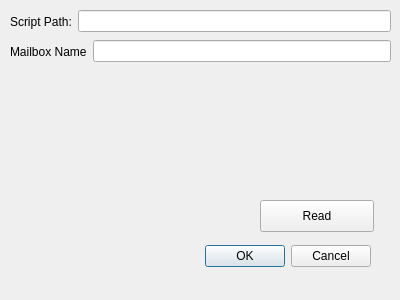
<?xml version="1.0" encoding="UTF-8"?>
<ui version="4.0">
 <class>PreferenceWindow</class>
 <widget class="QDialog" name="PreferenceWindow">
  <property name="geometry">
   <rect>
    <x>0</x>
    <y>0</y>
    <width>400</width>
    <height>300</height>
   </rect>
  </property>
  <property name="windowTitle">
   <string>Dialog</string>
  </property>
  <widget class="QDialogButtonBox" name="buttonBox">
   <property name="geometry">
    <rect>
     <x>30</x>
     <y>240</y>
     <width>341</width>
     <height>32</height>
    </rect>
   </property>
   <property name="orientation">
    <enum>Qt::Horizontal</enum>
   </property>
   <property name="standardButtons">
    <set>QDialogButtonBox::Cancel|QDialogButtonBox::Ok</set>
   </property>
  </widget>
  <widget class="QWidget" name="layoutWidget">
   <property name="geometry">
    <rect>
     <x>10</x>
     <y>10</y>
     <width>381</width>
     <height>23</height>
    </rect>
   </property>
   <layout class="QHBoxLayout" name="scriptPathLayout">
    <item>
     <widget class="QLabel" name="scriptPathLabel">
      <property name="text">
       <string>Script Path:</string>
      </property>
     </widget>
    </item>
    <item>
     <widget class="QLineEdit" name="scriptPathEdit"/>
    </item>
   </layout>
  </widget>
  <widget class="QWidget" name="layoutWidget_2">
   <property name="geometry">
    <rect>
     <x>10</x>
     <y>40</y>
     <width>381</width>
     <height>23</height>
    </rect>
   </property>
   <layout class="QHBoxLayout" name="mailBoxNameLayout">
    <item>
     <widget class="QLabel" name="mailboxLabel">
      <property name="text">
       <string>Mailbox Name</string>
      </property>
     </widget>
    </item>
    <item>
     <widget class="QLineEdit" name="mailboxEdit"/>
    </item>
   </layout>
  </widget>
  <widget class="QPushButton" name="refreshSettingButton">
   <property name="geometry">
    <rect>
     <x>260</x>
     <y>200</y>
     <width>114</width>
     <height>32</height>
    </rect>
   </property>
   <property name="text">
    <string>Read</string>
   </property>
  </widget>
 </widget>
 <resources/>
 <connections>
  <connection>
   <sender>buttonBox</sender>
   <signal>accepted()</signal>
   <receiver>PreferenceWindow</receiver>
   <slot>accept()</slot>
   <hints>
    <hint type="sourcelabel">
     <x>248</x>
     <y>254</y>
    </hint>
    <hint type="destinationlabel">
     <x>157</x>
     <y>274</y>
    </hint>
   </hints>
  </connection>
  <connection>
   <sender>buttonBox</sender>
   <signal>rejected()</signal>
   <receiver>PreferenceWindow</receiver>
   <slot>reject()</slot>
   <hints>
    <hint type="sourcelabel">
     <x>316</x>
     <y>260</y>
    </hint>
    <hint type="destinationlabel">
     <x>286</x>
     <y>274</y>
    </hint>
   </hints>
  </connection>
 </connections>
</ui>
